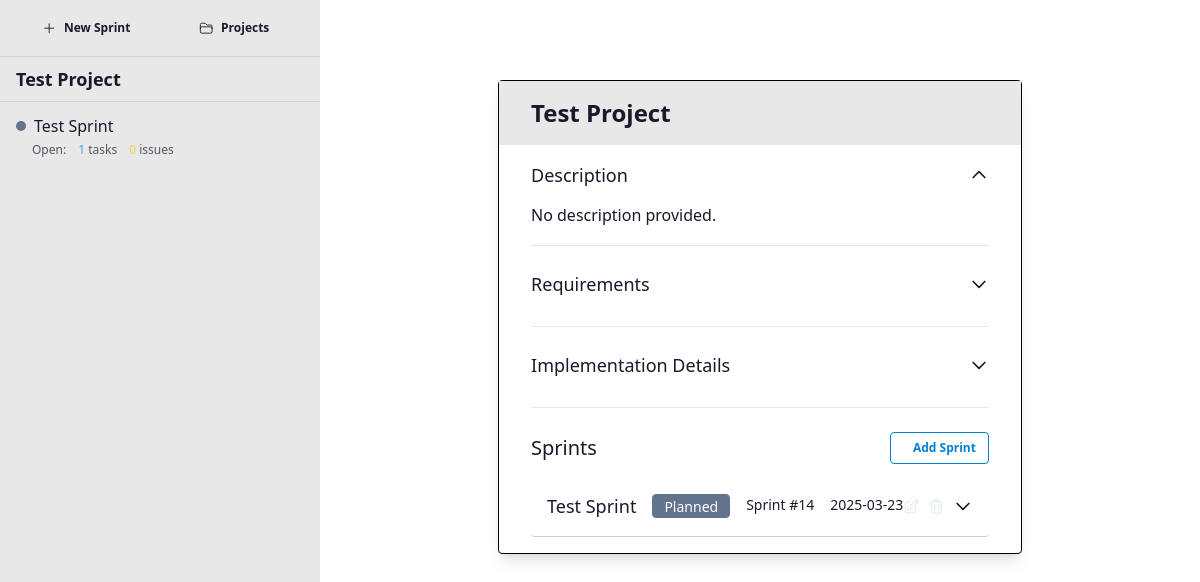
The app's page /project/3 with its own data.
### app/models/project.py (models this page shows, shortened)
class Project(db.Model):
    __tablename__ = 'projects'
    id = db.Column(db.Integer, primary_key=True)
    name = db.Column(db.String(100), nullable=False)
    description = db.Column(db.Text, nullable=True)
    requirements = db.Column(db.Text, nullable=True)
    implementation_details = db.Column(db.Text, nullable=True)
    created_at = db.Column(db.DateTime, default=datetime.utcnow)
    updated_at = db.Column(db.DateTime, default=datetime.utcnow, onupdate=datetime.utcnow)
    sprints = db.relationship('Sprint', backref='project', lazy='dynamic', cascade='all, delete-orphan')
    def get_sorted_sprints(self):
        from app.models import Sprint
        status_priority = {
            Sprint.STATUS_ACTIVE: 0,
            Sprint.STATUS_PLANNED: 1,
            Sprint.STATUS_COMPLETED: 2
        }
        return sorted(self.sprints.all(), key=lambda sprint: status_priority.get(sprint.status, 3))

### app/models/sprint.py (models this page shows, shortened)
class Sprint(db.Model):
    __tablename__ = 'sprints'
    STATUS_PLANNED = 'Planned'
    STATUS_ACTIVE = 'Active'
    STATUS_COMPLETED = 'Completed'
    VALID_STATUSES = [STATUS_PLANNED, STATUS_ACTIVE, STATUS_COMPLETED]
    id = db.Column(db.Integer, primary_key=True)
    name = db.Column(db.String(100), nullable=False)
    description = db.Column(db.Text, nullable=True)
    status = db.Column(db.String(20), default=STATUS_PLANNED)
    project_id = db.Column(db.Integer, db.ForeignKey('projects.id'), nullable=False)
    created_at = db.Column(db.DateTime, default=datetime.utcnow)
    updated_at = db.Column(db.DateTime, default=datetime.utcnow, onupdate=datetime.utcnow)
    tasks = db.relationship('Task', backref='sprint', lazy='dynamic', cascade='all, delete-orphan')
    issues = db.relationship('Issue', backref='sprint', lazy='dynamic', cascade='all, delete-orphan')
    def get_sorted_tasks(self):
        open_tasks = self.tasks.filter_by(completed=False).order_by(Task.created_at.asc()).all()
        closed_tasks = self.tasks.filter_by(completed=True).order_by(Task.created_at.asc()).all()
        return open_tasks + closed_tasks

### app/routes/main_routes.py (the view)
@main_bp.route('/project/<int:project_id>')
def project_detail(project_id):
    project = Project.query.get_or_404(project_id)
    return render_template('project_detail.html', project=project)

### app.py (called while the page is built)
@app.context_processor
def inject_now():
    return {'now': datetime.utcnow()}

### app/utils/markdown_parser.py (called while the page is built)
def convert_markdown_to_html(text):
    if not text:
        return Markup("")
    html = markdown.markdown(
        text,
        extensions=[
            'markdown.extensions.fenced_code',
            'markdown.extensions.tables',
            'markdown.extensions.nl2br',
            'markdown.extensions.sane_lists'
        ]
    )
    clean_html = bleach.clean(
        html,
        tags=ALLOWED_TAGS,
        attributes=ALLOWED_ATTRIBUTES,
        strip=True
    )
    return Markup(clean_html)

### app/templates/project_detail.html (shortened to what this page needs)
{% extends "base.html" %}
{% block content %}
<div id="projectsContainer" class="w-full">
  {% with projects=[project] %}
    {% include 'partials/projects_list.html' %}
  {% endwith %}
</div>
{% endblock %}
{% block sidebar %}
  {% include 'partials/sprint_sidebar.html' %}
{% endblock %}

### app/templates/partials/projects_list.html (shortened to what this page needs)
{% if projects %}
    {% for project in projects %}
        <div class="card shadow-lg mb-4 project-card card-border border-neutral" data-project-id="{{ project.id }}">
            <div class="card-header flex justify-between items-center p-4 bg-base-200">
                <h2 class="text-2xl px-4 font-semibold mb-0 project-name">{{ project.name }}</h2>
                <div class="project-actions">
                    <div class="text-slate-200 hover:text-slate-400 cursor-pointer flex items-center justify-center tooltip tooltip-top"
                          data-tip="Edit project"
                          hx-get="/htmx/projects/{{ project.id }}/edit"
                          hx-target="#project-edit-form-container-{{ project.id }}"
                          hx-swap="innerHTML"
                          hx-trigger="click">
                    </div>
                </div>
            </div>
            <div class="card-body px-8 py-4 divide-y divide-base-200">
                <div x-data="{ descriptionOpen: true }" class="pb-4">
                    <div class="flex justify-between items-center mb-3 cursor-pointer"
                         @click="descriptionOpen = !descriptionOpen">
                        <h3 class="text-lg font-medium mb-0">Description</h3>
                        <svg class="h-5 w-5" :class="descriptionOpen ? 'rotate-180' : ''" xmlns="http://www.w3.org/2000/svg" fill="none" viewBox="0 0 24 24" stroke="currentColor">
                            <path stroke-linecap="round" stroke-linejoin="round" stroke-width="2" d="M19 9l-7 7-7-7" />
                        </svg>
                    </div>
                    <div x-show="descriptionOpen" x-transition class="prose">
                        {{ project.description|markdown or 'No description provided.' }}
                    </div>
                </div>
                <div x-data="{ requirementsOpen: false }" class="py-4">
                    <div class="flex justify-between items-center mb-3 cursor-pointer"
                         @click="requirementsOpen = !requirementsOpen">
                        <h3 class="text-lg font-medium mb-0">Requirements</h3>
                        <svg class="h-5 w-5" :class="requirementsOpen ? 'rotate-180' : ''" xmlns="http://www.w3.org/2000/svg" fill="none" viewBox="0 0 24 24" stroke="currentColor">
                            <path stroke-linecap="round" stroke-linejoin="round" stroke-width="2" d="M19 9l-7 7-7-7" />
                        </svg>
                    </div>
                </div>
                <div x-data="{ implementationDetailsOpen: false }" class="py-4">
                    <div class="flex justify-between items-center mb-3 cursor-pointer"
                         @click="implementationDetailsOpen = !implementationDetailsOpen">
                        <h3 class="text-lg font-medium mb-0">Implementation Details</h3>
                        <svg class="h-5 w-5" :class="implementationDetailsOpen ? 'rotate-180' : ''" xmlns="http://www.w3.org/2000/svg" fill="none" viewBox="0 0 24 24" stroke="currentColor">
                            <path stroke-linecap="round" stroke-linejoin="round" stroke-width="2" d="M19 9l-7 7-7-7" />
                        </svg>
                    </div>
                </div>
                <div class="pt-4">
                    <div class="flex justify-between items-center mb-3">
                        <h3 class="text-xl font-medium mb-0">Sprints</h3>
                        <button class="btn btn-outline btn-primary btn-sm"
                                hx-get="/htmx/sprints/form?project_id={{ project.id }}"
                                hx-target="#sprint-form-container-{{ project.id }}"
                                hx-swap="innerHTML">
                            Add Sprint
                        </button>
                    </div>
                    <div id="project-sprints-{{ project.id }}" class="sprints-container">
                        {% if project.get_sorted_sprints() %}
                            {% for sprint in project.get_sorted_sprints() %}
                                <div id="sprint-{{ sprint.id }}" class="sprint-container"
                                     x-data="{
                                        sprintOpen: {% if sprint.status == 'Active' %}true{% else %}false{% endif %},
                                        tasksOpen: localStorage.getItem('sprint-{{ sprint.id }}-tasks') !== 'false',
                                        issuesOpen: localStorage.getItem('sprint-{{ sprint.id }}-issues') !== 'false',
                                        toggleTasks() {
                                            this.tasksOpen = !this.tasksOpen;
                                            localStorage.setItem('sprint-{{ sprint.id }}-tasks', this.tasksOpen);
                                        },
                                        toggleIssues() {
                                            this.issuesOpen = !this.issuesOpen;
                                            localStorage.setItem('sprint-{{ sprint.id }}-issues', this.issuesOpen);
                                        }
                                     }">
                                    <div class="card border-b border-base-300">
                                        <div class="card-header flex justify-between items-center p-4 cursor-pointer"
                                             @click="sprintOpen = !sprintOpen">
                                            <div class="flex items-center">
                                                <h4 class="text-lg font-medium">{{ sprint.name }}</h4></div>
                                            <div class="flex ml-4 gap-4">
                                                <span class="badge {% if sprint.status == 'Active' %}badge-primary{% elif sprint.status == 'Completed' %}badge-success{% else %}badge-secondary{% endif %}">{{ sprint.status }}</span>
                                                <span class="">Sprint #{{ sprint.id }}</span>
                                                <span class="">{{ sprint.created_at.strftime('%Y-%m-%d') if sprint.created_at else '' }}</span>
                                            </div>
                                            <div class="sprint-actions flex items-center ml-auto gap-2">
                                                <div class="text-slate-200 hover:text-slate-400 cursor-pointer flex items-center justify-center tooltip tooltip-top"
                                                      data-tip="Edit sprint"
                                                      hx-get="/htmx/sprints/{{ sprint.id }}/edit"
                                                      hx-target="#sprint-edit-form-container-{{ sprint.id }}"
                                                      hx-swap="innerHTML"
                                                      hx-trigger="click"
                                                      @click.stop="sprintOpen = true">
                                                </div>
                                                <div class="text-slate-200 hover:text-error cursor-pointer flex items-center justify-center tooltip tooltip-top"
                                                      data-tip="Delete sprint"
                                                      hx-confirm="Are you sure you want to delete this sprint? This will also delete all tasks and issues in this sprint."
                                                      hx-delete="/htmx/sprints/{{ sprint.id }}/delete"
                                                      hx-target="#projectsContainer"
                                                      hx-swap="innerHTML"
                                                      hx-preserve="true"
                                                      @click.stop>
                                                </div>
                                                <svg class="h-5 w-5" :class="sprintOpen ? 'rotate-180' : ''" xmlns="http://www.w3.org/2000/svg" fill="none" viewBox="0 0 24 24" stroke="currentColor">
                                                    <path stroke-linecap="round" stroke-linejoin="round" stroke-width="2" d="M19 9l-7 7-7-7" />
                                                </svg>
                                            </div>
                                        </div>
                                    </div>
                                </div>
                            {% endfor %}
                        {% endif %}
                    </div>
                </div>
            </div>
        </div>
    {% endfor %}
{% else %}
    <div class="text-center p-5 border rounded">
        <h3 class="mb-3">No projects yet.</h3>
    </div>
{% endif %}

### app/templates/partials/sprint_sidebar.html (shortened to what this page needs)
<div class="bg-base-200 min-h-full w-80 text-base-content overflow-y-auto flex flex-col">
    <div class="px-4 py-3 border-b border-base-300">
        <div class="flex gap-2">
            <button class="btn btn-ghost btn-sm flex-1 justify-center gap-2 text-base-content hover:bg-base-300 transition-colors duration-200"
                    hx-get="/htmx/sprints/form?project_id={{ project.id }}"
                    hx-target="#sprint-form-container"
                    hx-swap="innerHTML">
                <svg xmlns="http://www.w3.org/2000/svg" fill="none" viewBox="0 0 24 24" stroke-width="1.5" stroke="currentColor" width="1.2em" height="1.2em">
                    <path stroke-linecap="round" stroke-linejoin="round" d="M12 4.5v15m7.5-7.5h-15" />
                </svg>
                New Sprint
            </button>
            <a href="{{ url_for('main.index') }}" class="btn btn-ghost btn-sm flex-1 justify-center gap-2 text-base-content hover:bg-base-300 transition-colors duration-200">
                Projects
            </a>
        </div>
    </div>
    <div class="px-4 py-2 border-b border-base-300">
        <h2 class="font-semibold text-lg truncate">{{ project.name }}</h2>
    </div>
    <div class="p-1 overflow-y-auto flex-grow">
        {% if project.sprints %}
            {% for sprint in project.sprints|sort(attribute='created_at', reverse=True) %}
                <a href="/project/{{ project.id }}#sprint-{{ sprint.id }}"
                   @click="Alpine.store('ui').openSprint('{{ sprint.id }}')"
                   class="flex flex-col w-full px-3 py-2 rounded-lg mb-1 hover:bg-base-300 transition-colors duration-200 {% if current_sprint_id == sprint.id %}bg-base-300 font-medium{% endif %}">
                    <div class="flex items-center gap-2 w-full">
                        <div class="flex-shrink-0 w-2.5 h-2.5 rounded-full {% if sprint.status == 'Active' %}bg-primary{% elif sprint.status == 'Completed' %}bg-success{% else %}bg-secondary{% endif %}"></div>
                        <span class="text-base flex-grow truncate">{{ sprint.name }}</span>
                    </div>
                    <div class="flex gap-3 pl-4 mt-1 text-xs opacity-70">
                        <span>Open:</span>
                        <span><span class="text-primary font-medium">{{ sprint.tasks.count() - sprint.tasks.filter_by(completed=True).count() if sprint.tasks is defined else 0 }}</span> tasks</span>
                        <span><span class="text-warning font-medium">{{ sprint.issues.count() if sprint.issues is defined else 0 }}</span> issues</span>
                    </div>
                </a>
            {% endfor %}
        {% else %}
            <div class="flex flex-col items-center justify-center h-32 text-center opacity-60">
                <p class="text-sm">No sprints yet</p>
                <p class="text-xs mt-2">Create a new sprint to get started</p>
            </div>
        {% endif %}
    </div>
</div>

### records on screen
Project: name "Test Project", description "No description provided."
Sprint: name "Test Sprint", status "Planned", id "14", created_at "2025-03-23", tasks.count "1", issues "0"
